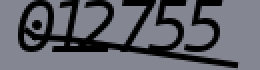
#> input picture data/learning/012755.png, 130 x 35 px (shown 2 times larger); its folder holds only this picture in this run
$ python 2learning.py
#> lines starting #> are read from the running program, lines starting #| are printed output that depends on the picture
### src/p_2607_forest/config.py
# config.py
## 1. .env 의 모든 항목 가져오기
## 2. 추가 필요 항목 정의 (경로 등)
## 3. 타입 변환 헬퍼 함수

import os
from pathlib import Path
import dotenv

# ----------------------------
# 2. 추가 필요 항목 정의 (경로 등)
# ----------------------------
# 1. 프로젝트 루트 경로 및 .env 파일 위치 자동 탐색
# (현재 파일 기준 부모/부모 폴더 = 프로젝트 최상위 루트)
BASE_DIR = Path(__file__).resolve().parent.parent.parent
_ENV_PATH = BASE_DIR / ".env"
dotenv.load_dotenv(dotenv_path=_ENV_PATH)
# [경로 관련 설정]
IMG_FOLDER_PATH = BASE_DIR / "data" / "learning"
MODEL_FOLDER_PATH = BASE_DIR / "src" / "p_2607_forest" / "model"
MODEL_PATH = BASE_DIR / "src" / "p_2607_forest" / "model" / "captcha_ml_model.pkl"

# 1collect.py 학습데이터 수집하기
TOTAL_IMAGES_TO_COLLECT = 5
# 4active_learning.py 반자동 데이터 레이블링
AUTO_DATA_TO_COLLECT = 5

# -------------------------------------------------------------
# 3. 안전한 타입 변환 헬퍼 함수들 (NoneType / ValueError 방지용)
# -------------------------------------------------------------
def get_env_int(key: str, default: int = 0) -> int:
    val = os.getenv(key)
    try:
        return int(val) if val is not None else default
    except (ValueError, TypeError):
        return default

def get_env_str(key: str, default: str = "") -> str:
    return os.getenv(key, default)

# [20 lines of commented-out code are left out]
DRAW_URL = get_env_str("DRAW_URL", "www.google.com")
FIRST_URL = get_env_str("FIRST_URL", "www.google.com")
MONTH_URL = get_env_str("MONTH_URL", "www.google.com")

# 2. 글로벌 설정 값 (데이터 그림파일, 여백 제거, 폴더 경로)
## 학습데이터 그림파일 크기
IMG_WIDTH = get_env_int("IMG_WIDTH", 130)
IMG_HEIGHT = get_env_int("IMG_HEIGHT", 35)
## 학습데이터 그림파일 내 숫자 파트
DEL_WIDTH_L = get_env_int("DEL_WIDTH_L", 8) # 좌여백 제거량
DEL_WIDTH_R = get_env_int("DEL_WIDTH_R", 14) # 우여백 제거량
DEL_WIDTH_B = get_env_int("DEL_WIDTH_B", 9) # 하여백 제거량
COUNT_OF_NUMBER = get_env_int("COUNT_OF_NUMBER", 6) # 글자수
### [추가] - 이미지 전처리 및 학습 관련 설정
NUMBER_WIDTH_L = DEL_WIDTH_L # 숫자가 시작하는 픽셀 (좌여백 제거용)
NUMBER_WIDTH_R = IMG_WIDTH - DEL_WIDTH_R # 숫자가 끝나는 픽셀 (우여백 제거용)
NUMBER_WIDTH = NUMBER_WIDTH_R - NUMBER_WIDTH_L # IMG_LENGTH = 6 나누기 위해 6의 배수 맞춤
NUMBER_HEIGHT = IMG_HEIGHT - DEL_WIDTH_B # (하여백 제거용)
IMG_LENGTH = COUNT_OF_NUMBER # 글자수

# 3. ID / PW
USER_ID_BK = get_env_str("USER_ID_BK", "default_id")
USER_ID_JS = get_env_str("USER_ID_JS", "default_id")
USER_PASSWORD = get_env_str("USER_PASSWORD", "default_pw")
# USER_ID = os.getenv("USER_ID", "default_user")
# USER_PASSWORD = os.getenv("USER_PASSWORD", "default_pw")

### src/p_2607_forest/2learning.py
import os
import glob
import cv2
import numpy as np
import joblib
from sklearn.ensemble import RandomForestClassifier
from p_2607_forest.config import (
    IMG_WIDTH, IMG_HEIGHT,
    NUMBER_WIDTH_L, NUMBER_WIDTH_R,
    NUMBER_WIDTH, NUMBER_HEIGHT,
    IMG_LENGTH, IMG_FOLDER_PATH,
    MODEL_FOLDER_PATH, MODEL_PATH
)

# 캡차 이미지를 문자 단위로 균등하게 6등분하여 자르고 데이터화하는 함수
def preprocess_captcha(img_path):
    # 흑백 이미지로 읽기
#> called with img_path = 'data/learning/012755.png'
    img = cv2.imread(img_path, cv2.IMREAD_GRAYSCALE)
#> img: shape (35, 130); min 0, max 134, mean 97.7
    if img is None:
        raise FileNotFoundError(f"⚠️ 이미지를 찾을 수 없습니다: {img_path}")

    # 이미지 크기 강제 고정
    img = cv2.resize(img, (IMG_WIDTH, IMG_HEIGHT))

    # 이미 (좌우하) 여백 제거 (숫자만 남김)
    img = img[:NUMBER_HEIGHT, NUMBER_WIDTH_L : NUMBER_WIDTH_R]
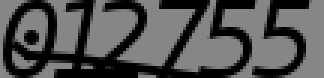
#> img: shape (26, 108) (shown 3 times larger); min 0, max 134, mean 81.4

    # 픽셀 값 정규화 (0~1 사이)
    img = img.astype(np.float32) / 255.0

    # 가로 길이를 글자 수(6)만큼 등분하여 슬라이싱
    char_width = NUMBER_WIDTH // IMG_LENGTH
    char_images = []

    for i in range(IMG_LENGTH):
        start_x = i * char_width
        end_x = start_x + char_width
        char_img = img[:, start_x:end_x]

        # 최신 머신러닝 입력용으로 2차원 이미지를 1차원 배열(픽셀 피처)로 평탄화(Flatten)
        char_images.append(char_img.flatten())
#> after the loop, char_images = 6 items

    return np.array(char_images)

def learn_img(img_path):
    _IMG_PATH_PATTERN = str(img_path / "*.png")
    img_path_list = list(glob.glob(_IMG_PATH_PATTERN))
    if not img_path_list:
        # print("⚠️ 학습용 샘플 이미지들(./sample/*.png)이 없습니다.")
        print(f"⚠️ 학습용 이미지 ({_IMG_PATH_PATTERN}) 없습니다.")
        return

    print(f"💻 {len(img_path_list)}개의 데이터로 머신러닝 학습을 시작합니다...")

    X_train = []
    y_train = []

    for path in img_path_list:
        label_text = os.path.splitext(os.path.basename(path))[0]
        if len(label_text) != IMG_LENGTH:
            continue

        try:
            # 6개로 쪼개진 이미지 픽셀 데이터 배열 가져오기
            char_features = preprocess_captcha(path)

            # 각 자리의 문자 추출하여 정답(Label) 리스트에 추가
            for i, char in enumerate(label_text):
                X_train.append(char_features[i])
                y_train.append(char)
#> after the loop, X_train = 6 items; y_train = ['0', '1', '2', '7', '5', '5']
        except Exception:
            continue

    if not X_train:
        print("⚠️ 유효한 학습 데이터가 데이터셋에 존재하지 않습니다.")
        return

    X_train = np.array(X_train)
    y_train = np.array(y_train)

    # 빠르고 정확한 전통 머신러닝 알고리즘인 'Random Forest' 분류기 사용
    # n_estimators를 조절하여 예측 속도와 정확도의 밸런스를 맞춥니다.
    model = RandomForestClassifier(n_estimators=100, random_state=42, n_jobs=-1)
    model.fit(X_train, y_train)

    # 모델 저장
    if not os.path.exists(MODEL_FOLDER_PATH):
        os.makedirs(MODEL_FOLDER_PATH)

    joblib.dump(model, MODEL_PATH)
    print(f"💾 머신러닝 모델 저장 완료! ({MODEL_PATH})")

if __name__ == "__main__":
    # learn_img(IMG_PATH)
    learn_img(IMG_FOLDER_PATH)

$ run again, on data/learning/023480.png
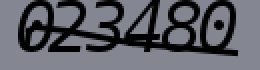
#> input picture data/learning/023480.png, 130 x 35 px (shown 2 times larger)
#> in preprocess_captcha, `img = img[:NUMBER_HEIGHT, NUMBER_WIDTH_L : NUMBER_WIDTH_R]`:
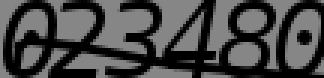
#> img: shape (26, 108) (shown 3 times larger); min 0, max 134, mean 72.1
#> after the loop in preprocess_captcha, `for i in range(IMG_LENGTH):`: char_images = 6 items
#> after the loop in learn_img, `for i, char in enumerate(label_text):`: y_train = ['0', '2', '3', '4', '8', '0']

$ run again, on data/learning/030276.png
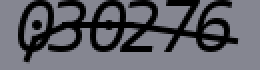
#> input picture data/learning/030276.png, 130 x 35 px (shown 2 times larger)
#> in preprocess_captcha, `img = img[:NUMBER_HEIGHT, NUMBER_WIDTH_L : NUMBER_WIDTH_R]`:
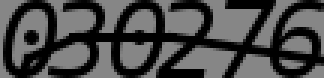
#> img: shape (26, 108) (shown 3 times larger); min 0, max 134, mean 73.8
#> after the loop in preprocess_captcha, `for i in range(IMG_LENGTH):`: char_images = 6 items
#> after the loop in learn_img, `for i, char in enumerate(label_text):`: y_train = ['0', '3', '0', '2', '7', '6']
